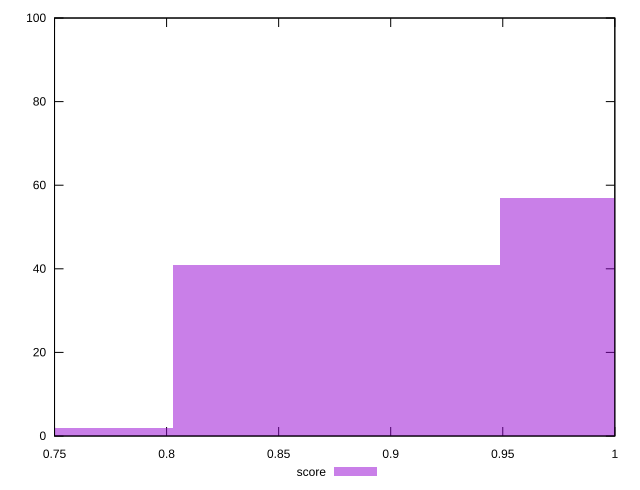

Recreate this plot in gnuplot.
reset

$score <<EOF
1.0219382846492508 57
0.8759471011279292 41
0.7299559176066077 2
EOF

set key outside below
set boxwidth 0.14599118352132154
set xrange [0.75:1]
set yrange [0:100]
set trange [0:100]
set style fill transparent solid 0.5 noborder
set terminal svg size 640, 490 enhanced background rgb 'white'
set output "report/report_00029_2021-02-24T13-36-40.390Z/legacy-javascript/samples/astro/score/histogram.svg"

plot $score title "score" with boxes

reset
